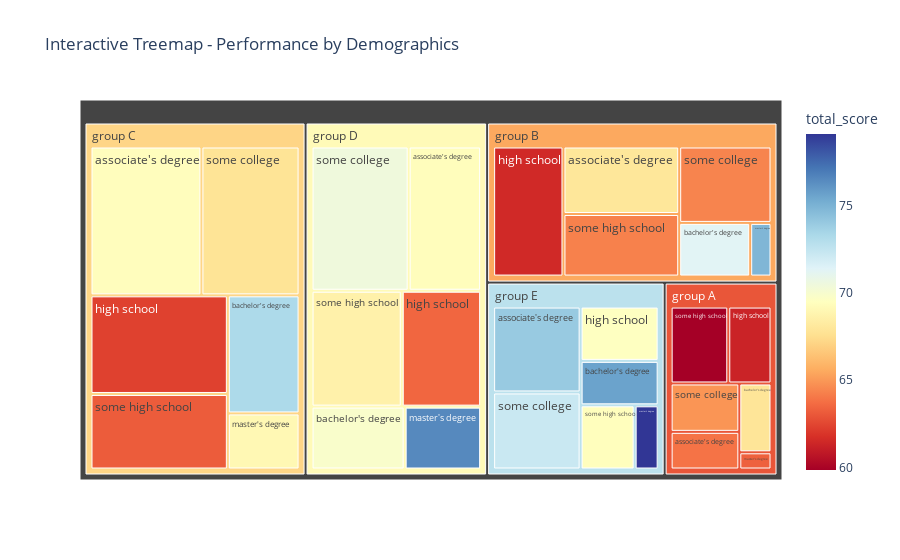

The code cell stored with this chart in its notebook:
### Code cell
#  Interactive Treemap - Hierarchical performance visualization
treemap_data = df.groupby(['race_ethnicity', 'parental_level_of_education']).agg({
    'total_score': 'mean',
    'gender': 'count'
}).reset_index()
treemap_data.rename(columns={'gender': 'count'}, inplace=True)

fig = px.treemap(treemap_data, path=['race_ethnicity', 'parental_level_of_education'],
                values='count', color='total_score', color_continuous_scale='RdYlBu',
                title='Interactive Treemap - Performance by Demographics')
fig.show()

### Figure 1 — Plotly figure (JSON) as saved in the notebook; plotly's stock layout.template omitted (floating-point values rounded to 4 significant figures)
{"data": [{"branchvalues": "total", "customdata": [[63.88], [67.86], [61.28], [63.33], [64.89], [59.86], [67.98], [71.3], [61.5], [74.83], [64.38], [64.29], [69.38], [73.24], [62.33], [69.04], [67.81], [63.16], [69.33], [69.87], [63.48], [76.48], [70.44], [68.61], [73.97], [75.59], [69.55], [79.08], [72.22], [69.41], [62.99], [65.47], [67.13], [69.18], [72.75]], "domain": {"x": [0, 1], "y": [0, 1]}, "hovertemplate": "labels=%{label}<br>count=%{value}<br>parent=%{parent}<br>id=%{id}<br>total_score=%{color}<extra></extra>", "ids": ["group A/associate's degree", "group A/bachelor's degree", "group A/high school", "group A/master's degree", "group A/some college", "group A/some high school", "group B/associate's degree", "group B/bachelor's degree", "group B/high school", "group B/master's degree", "group B/some college", "group B/some high school", "group C/associate's degree", "group C/bachelor's degree", "group C/high school", "group C/master's degree", "group C/some college", "group C/some high school", "group D/associate's degree", "group D/bachelor's degree", "group D/high school", "group D/master's degree", "group D/some college", "group D/some high school", "group E/associate's degree", "group E/bachelor's degree", "group E/high school", "group E/master's degree", "group E/some college", "group E/some high school", "group A", "group B", "group C", "group D", "group E"], "labels": ["associate's degree", "bachelor's degree", "high school", "master's degree", "some college", "some high school", "associate's degree", "bachelor's degree", "high school", "master's degree", "some college", "some high school", "associate's degree", "bachelor's degree", "high school", "master's degree", "some college", "some high school", "associate's degree", "bachelor's degree", "high school", "master's degree", "some college", "some high school", "associate's degree", "bachelor's degree", "high school", "master's degree", "some college", "some high school", "group A", "group B", "group C", "group D", "group E"], "marker": {"coloraxis": "coloraxis", "colors": [63.88, 67.86, 61.28, 63.33, 64.89, 59.86, 67.98, 71.3, 61.5, 74.83, 64.38, 64.29, 69.38, 73.24, 62.33, 69.04, 67.81, 63.16, 69.33, 69.87, 63.48, 76.48, 70.44, 68.61, 73.97, 75.59, 69.55, 79.08, 72.22, 69.41, 62.99, 65.47, 67.13, 69.18, 72.75]}, "name": "", "parents": ["group A", "group A", "group A", "group A", "group A", "group A", "group B", "group B", "group B", "group B", "group B", "group B", "group C", "group C", "group C", "group C", "group C", "group C", "group D", "group D", "group D", "group D", "group D", "group D", "group E", "group E", "group E", "group E", "group E", "group E", "", "", "", "", ""], "type": "treemap", "values": [14.0, 12.0, 18.0, 3.0, 18.0, 24.0, 41.0, 20.0, 48.0, 6.0, 37.0, 38.0, 78.0, 40.0, 64.0, 19.0, 69.0, 49.0, 50.0, 28.0, 44.0, 23.0, 67.0, 50.0, 39.0, 18.0, 22.0, 8.0, 35.0, 18.0, 89.0, 190.0, 319.0, 262.0, 140.0]}], "layout": {"coloraxis": {"colorbar": {"title": {"text": "total_score"}}, "colorscale": [[0, "rgb(165,0,38)"], [0.1, "rgb(215,48,39)"], [0.2, "rgb(244,109,67)"], [0.3, "rgb(253,174,97)"], [0.4, "rgb(254,224,144)"], [0.5, "rgb(255,255,191)"], [0.6, "rgb(224,243,248)"], [0.7, "rgb(171,217,233)"], [0.8, "rgb(116,173,209)"], [0.9, "rgb(69,117,180)"], [1, "rgb(49,54,149)"]]}, "legend": {"tracegroupgap": 0}, "title": {"text": "Interactive Treemap - Performance by Demographics"}}}
